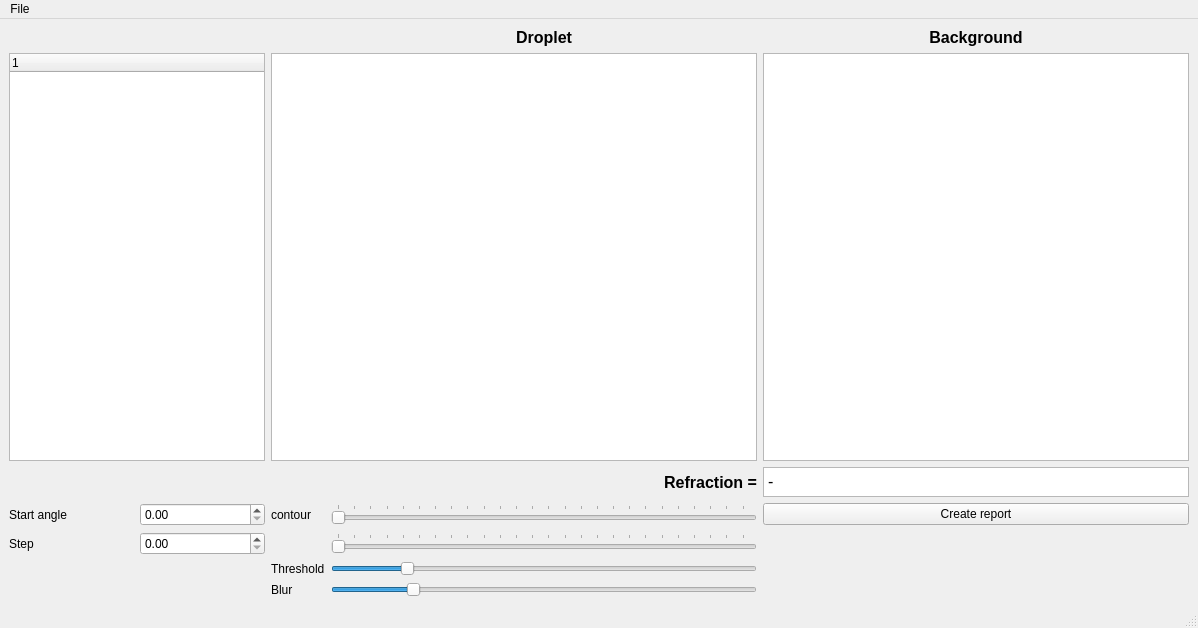
<?xml version="1.0" encoding="UTF-8"?>
<ui version="4.0">
 <class>MainWindow</class>
 <widget class="QMainWindow" name="MainWindow">
  <property name="geometry">
   <rect>
    <x>0</x>
    <y>0</y>
    <width>1198</width>
    <height>628</height>
   </rect>
  </property>
  <property name="windowTitle">
   <string>MainWindow</string>
  </property>
  <widget class="QWidget" name="centralwidget">
   <layout class="QGridLayout" name="gridLayout">
    <item row="4" column="4">
     <widget class="QTextEdit" name="refractionText">
      <property name="maximumSize">
       <size>
        <width>16777215</width>
        <height>30</height>
       </size>
      </property>
      <property name="font">
       <font>
        <pointsize>12</pointsize>
       </font>
      </property>
      <property name="readOnly">
       <bool>true</bool>
      </property>
      <property name="html">
       <string>&lt;!DOCTYPE HTML PUBLIC &quot;-//W3C//DTD HTML 4.0//EN&quot; &quot;http://www.w3.org/TR/REC-html40/strict.dtd&quot;&gt;
&lt;html&gt;&lt;head&gt;&lt;meta name=&quot;qrichtext&quot; content=&quot;1&quot; /&gt;&lt;meta charset=&quot;utf-8&quot; /&gt;&lt;style type=&quot;text/css&quot;&gt;
p, li { white-space: pre-wrap; }
hr { height: 1px; border-width: 0; }
li.unchecked::marker { content: &quot;\2610&quot;; }
li.checked::marker { content: &quot;\2612&quot;; }
&lt;/style&gt;&lt;/head&gt;&lt;body style=&quot; font-family:'Roboto'; font-size:12pt; font-weight:400; font-style:normal;&quot;&gt;
&lt;p style=&quot; margin-top:0px; margin-bottom:0px; margin-left:0px; margin-right:0px; -qt-block-indent:0; text-indent:0px;&quot;&gt;&lt;span style=&quot; font-family:'Segoe UI';&quot;&gt;-&lt;/span&gt;&lt;/p&gt;&lt;/body&gt;&lt;/html&gt;</string>
      </property>
     </widget>
    </item>
    <item row="6" column="1">
     <widget class="QDoubleSpinBox" name="stepAngle"/>
    </item>
    <item row="6" column="0">
     <widget class="QLabel" name="label_3">
      <property name="text">
       <string>Step</string>
      </property>
     </widget>
    </item>
    <item row="1" column="0" colspan="2">
     <widget class="QTreeWidget" name="treeWidget">
      <column>
       <property name="text">
        <string notr="true">1</string>
       </property>
      </column>
     </widget>
    </item>
    <item row="5" column="1">
     <widget class="QDoubleSpinBox" name="startAngle"/>
    </item>
    <item row="6" column="3">
     <widget class="QSlider" name="horizontalSlider_2">
      <property name="minimum">
       <number>1</number>
      </property>
      <property name="maximum">
       <number>255</number>
      </property>
      <property name="orientation">
       <enum>Qt::Horizontal</enum>
      </property>
      <property name="tickPosition">
       <enum>QSlider::TicksAbove</enum>
      </property>
     </widget>
    </item>
    <item row="0" column="3">
     <widget class="QLabel" name="backgoundLable">
      <property name="font">
       <font>
        <pointsize>12</pointsize>
        <bold>true</bold>
       </font>
      </property>
      <property name="text">
       <string>Droplet</string>
      </property>
      <property name="alignment">
       <set>Qt::AlignCenter</set>
      </property>
     </widget>
    </item>
    <item row="7" column="3">
     <widget class="QSlider" name="thresholdMask">
      <property name="maximum">
       <number>30</number>
      </property>
      <property name="value">
       <number>5</number>
      </property>
      <property name="orientation">
       <enum>Qt::Horizontal</enum>
      </property>
     </widget>
    </item>
    <item row="5" column="3">
     <widget class="QSlider" name="horizontalSlider">
      <property name="minimum">
       <number>1</number>
      </property>
      <property name="maximum">
       <number>255</number>
      </property>
      <property name="orientation">
       <enum>Qt::Horizontal</enum>
      </property>
      <property name="tickPosition">
       <enum>QSlider::TicksAbove</enum>
      </property>
      <property name="tickInterval">
       <number>10</number>
      </property>
     </widget>
    </item>
    <item row="5" column="0">
     <widget class="QLabel" name="label_2">
      <property name="text">
       <string>Start angle</string>
      </property>
     </widget>
    </item>
    <item row="4" column="3">
     <widget class="QLabel" name="label">
      <property name="font">
       <font>
        <pointsize>12</pointsize>
        <bold>true</bold>
       </font>
      </property>
      <property name="text">
       <string>Refraction =</string>
      </property>
      <property name="alignment">
       <set>Qt::AlignRight|Qt::AlignTrailing|Qt::AlignVCenter</set>
      </property>
     </widget>
    </item>
    <item row="1" column="4">
     <widget class="QGraphicsView" name="backgroundGraphicsView"/>
    </item>
    <item row="0" column="4">
     <widget class="QLabel" name="holeLable">
      <property name="font">
       <font>
        <pointsize>12</pointsize>
        <bold>true</bold>
       </font>
      </property>
      <property name="text">
       <string>Background</string>
      </property>
      <property name="alignment">
       <set>Qt::AlignCenter</set>
      </property>
     </widget>
    </item>
    <item row="8" column="3">
     <widget class="QSlider" name="blurNum">
      <property name="minimum">
       <number>1</number>
      </property>
      <property name="maximum">
       <number>50</number>
      </property>
      <property name="value">
       <number>10</number>
      </property>
      <property name="orientation">
       <enum>Qt::Horizontal</enum>
      </property>
     </widget>
    </item>
    <item row="5" column="4">
     <widget class="QPushButton" name="pushButton">
      <property name="text">
       <string>Create report</string>
      </property>
     </widget>
    </item>
    <item row="5" column="2">
     <widget class="QLabel" name="label_4">
      <property name="text">
       <string>contour</string>
      </property>
     </widget>
    </item>
    <item row="1" column="2" colspan="2">
     <widget class="QGraphicsView" name="holeGraphicsView">
      <property name="sizeAdjustPolicy">
       <enum>QAbstractScrollArea::AdjustIgnored</enum>
      </property>
      <property name="dragMode">
       <enum>QGraphicsView::NoDrag</enum>
      </property>
      <property name="transformationAnchor">
       <enum>QGraphicsView::NoAnchor</enum>
      </property>
      <property name="resizeAnchor">
       <enum>QGraphicsView::NoAnchor</enum>
      </property>
     </widget>
    </item>
    <item row="7" column="2">
     <widget class="QLabel" name="label_5">
      <property name="text">
       <string>Threshold</string>
      </property>
     </widget>
    </item>
    <item row="8" column="2">
     <widget class="QLabel" name="label_6">
      <property name="text">
       <string>Blur</string>
      </property>
     </widget>
    </item>
   </layout>
  </widget>
  <widget class="QMenuBar" name="menubar">
   <property name="geometry">
    <rect>
     <x>0</x>
     <y>0</y>
     <width>1198</width>
     <height>21</height>
    </rect>
   </property>
   <widget class="QMenu" name="menuFile">
    <property name="title">
     <string>File</string>
    </property>
    <addaction name="actionOpen"/>
   </widget>
   <addaction name="menuFile"/>
  </widget>
  <widget class="QStatusBar" name="statusbar"/>
  <action name="actionOpen">
   <property name="text">
    <string>Open</string>
   </property>
  </action>
 </widget>
 <resources/>
 <connections/>
</ui>
